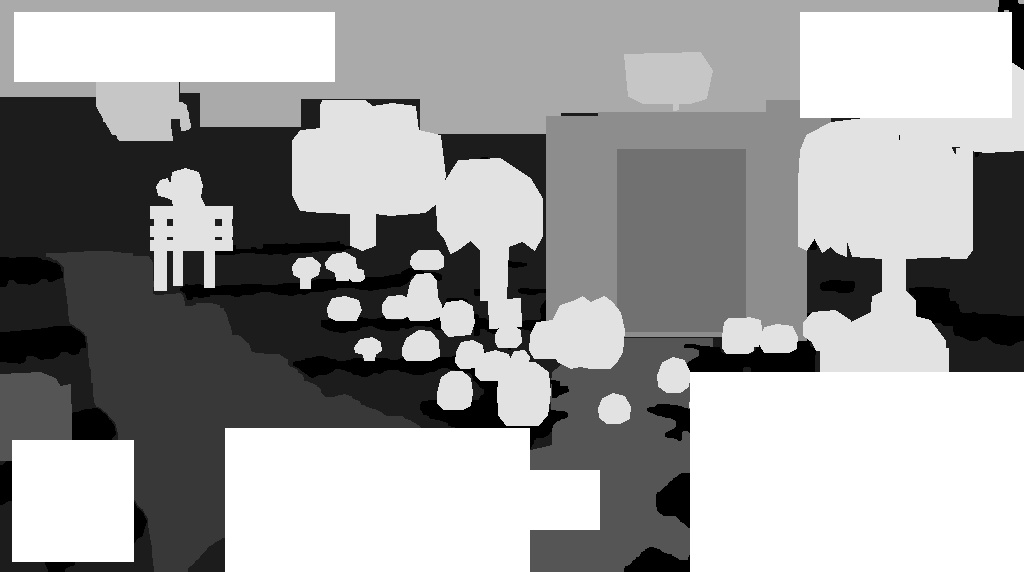
#> input picture docs/reference/cave-door-classes.png, 1024 x 572 px
$ python fit_layout.py
#> lines starting #> are read from the running program, lines starting #| are printed output that depends on the picture; after the words box and inside, x2 and y2 are one past the last pixel; in counts of white or black regions, pixels touching at a corner belong together
#!/usr/bin/env python3
"""Fit the cave's block layout to the reference painting docs/reference/cave-door.jpg.

The reference's camera is solved (docs/reference/cave-door-camera.json) and its pixels are
labelled by surface class (docs/reference/cave-door-classes.png, scripts/fp/segment_reference.py).
This script searches for the per-cell layout (top height and kind per column, ceiling slab bottom
per cell) whose rasterized class map (scripts/fp/raster_layout.py, the same camera) matches the
label image, and writes it as src/cave/layout.json.

Objective (lower is better), over the pixels whose reference class is a block surface (1 grass,
2 earth, 3 water, 4 floor, 5 door, 6 frame, 7 ceiling; props, light, HUD and hands are ignored):
  J = (1 - agreement) + EDGE_WEIGHT * edge + LIGHT_WEIGHT * (1 - light_ok) + SMOOTH * roughness
  agreement: per-class recall averaged over the 7 classes (every pixel weighted by the inverse
             frequency of its reference class, so the small classes count: door, frame, floor);
  edge:      symmetric chamfer distance in px between the reference's class boundaries and the
             raster's (exact Euclidean distance transform each way, distances capped at EDGE_CAP);
  light_ok:  the fraction of the reference's light pixels (class 8, the washed-out openings)
             where the raster shows no ceiling (a hole in the slabs, whatever shows through);
  roughness: mean |top - neighbour top| over the cell grid, a tie-breaker that keeps hidden
             cells sane and the terrain blocky rather than spiky.
The objective is kept incrementally: a candidate change to one column only re-renders the image
window its prism can touch (raster_layout's window render, exact) and only recomputes the
distance transform in that window dilated by the cap; the state is re-derived from a full
render every CHECK_EVERY evaluations and the two are compared.

Search: a guess from the labels (floor and the near pool back-projected onto y = 0, the grass
terraces from their hem lines, everything else a height-2 terrace inside height-9 walls, the back
wall and door as level.js has them), then coordinate descent over the cells in order of distance
from the eye: every candidate (top, kind) for the cell, then every slab bottom, keeping an
improvement; sweeps repeat until one changes nothing; then pairs of neighbouring cells jointly
around the cells that still disagree. Hard constraints: the spawn cell (7, 2) and its 8 neighbours
are height-2 wall (eye 3.775 = 2.175 + 1.6), nothing within 0.6 of the eye in x/z is taller, the
floor in front of the door (x -2..2, z -15..-9) is 'floor' at 0, the back wall z <= -16 is height
10 and the door opening stays free (DOOR of level.js).

Usage: fit_layout.py [--out src/cave/layout.json] [--scratch dir] [--init layout.json]
                     [--max-sweeps N] [--no-pairs] [--eval layout.json] [--quick]
  --eval only scores a layout (and writes its report), --init starts from a layout instead of the
  guess, --quick limits the candidate tops for a fast smoke run.
Writes the layout, <scratch>/<tag>-report.png (reference | reference classes | raster classes |
raster boundaries over the reference), <scratch>/<tag>-metrics.json and prints the before / after
metrics, the kind counts, the height histogram and the regions that still disagree.
"""
import argparse
import json
import math
import sys
import time
from collections import Counter
from pathlib import Path

import cv2
import numpy as np
from PIL import Image, ImageDraw

sys.path.insert(0, str(Path(__file__).resolve().parent))
from raster_layout import (BOTTOM, CEILING, DOOR, DOOR_C, EARTH, FLOOR, FRAME, GRASS, KIND_CODE,  # noqa: E402
                           KINDS, LIGHT, PREVIEW_RGB, WATER, Layout, Rasterizer, class_edges, preview)
from trace_blocks import Camera  # noqa: E402

ROOT = Path(__file__).resolve().parents[2]
REFERENCE = ROOT / 'docs/reference/cave-door.jpg'
REF_CLASSES = ROOT / 'docs/reference/cave-door-classes.png'
CAMERA = ROOT / 'docs/reference/cave-door-camera.json'
W, H = 1024, 572

# The cell box: the camera's view wedge plus the cells around and behind the eye.
X_RANGE = (-18, 10)
Z_RANGE = (-19, 5)
WALL_TOP = 9.0  # the enclosure
BACK_TOP = 10.0  # the back wall (z <= DOOR.z)
SPAWN = (7, 2)  # the player's cell; it and its 8 neighbours are height-2 wall
SPAWN_TOP = 2.0
FLOOR_BOX = ((-2, 2), (-15, -9))  # x range, z range: 'floor' at 0 in front of the door
FRAME_COLUMNS = ((-5, DOOR['z']), (-4, DOOR['z']))  # the grey seamed column left of the door (u 546-598)

TOPS = [-1.0] + [float(h) for h in range(0, 10)]
WATER_TOPS = [-1.0, -0.25] + [float(h) for h in range(0, 7)]
FLOOR_TOPS = [-1.0, -0.25, 0.0, 0.5, 1.0, 1.5, 2.0, 3.0]
FRAME_TOPS = [float(h) for h in range(1, 11)]
SLABS = [None, 7.0, 8.0]

EDGE_CAP = 24.0  # px
EDGE_WEIGHT = 0.02  # J per px of mean edge distance
LIGHT_WEIGHT = 0.5 / 7  # the light-openings term, half a class's worth
SMOOTH = 1.5e-5  # J per unit of mean |top - neighbour top|
MIN_GAIN = 1e-6
CHECK_EVERY = 500  # evaluations between full re-derivations of the incremental state

VALID_CLASSES = (GRASS, EARTH, WATER, FLOOR, DOOR_C, FRAME, CEILING)
KIND_NAMES = ['none', 'grass', 'earth', 'water', 'floor', 'door', 'frame', 'ceiling', 'light', 'prop', 'mask']


# ----------------------------------------------------------------------------------------------
# Reference
# ----------------------------------------------------------------------------------------------
def dist_capped(edges):
    """Exact Euclidean distance to the nearest edge pixel, capped at EDGE_CAP (float32)."""
    d = cv2.distanceTransform((~edges).astype(np.uint8), cv2.DIST_L2, cv2.DIST_MASK_PRECISE)
    return np.minimum(d, EDGE_CAP).astype(np.float32)


def class_boundaries(classes, valid):
    """Boundaries between valid pixels of different classes (marked on the left/upper pixel)."""
    e = np.zeros(classes.shape, bool)
    d = (classes[:, 1:] != classes[:, :-1]) & valid[:, 1:] & valid[:, :-1]
    e[:, :-1] |= d
    d = (classes[1:, :] != classes[:-1, :]) & valid[1:, :] & valid[:-1, :]
    e[:-1, :] |= d
    return e


class Reference:
    def __init__(self, classes_png=REF_CLASSES):
        self.classes = cv2.imread(str(classes_png), cv2.IMREAD_UNCHANGED)
#> self.classes is the input picture: shape (572, 1024); min 1, max 10, mean 6.56
        assert self.classes is not None and self.classes.shape == (H, W), classes_png
        ref = self.classes
        self.valid = np.isin(ref, VALID_CLASSES)
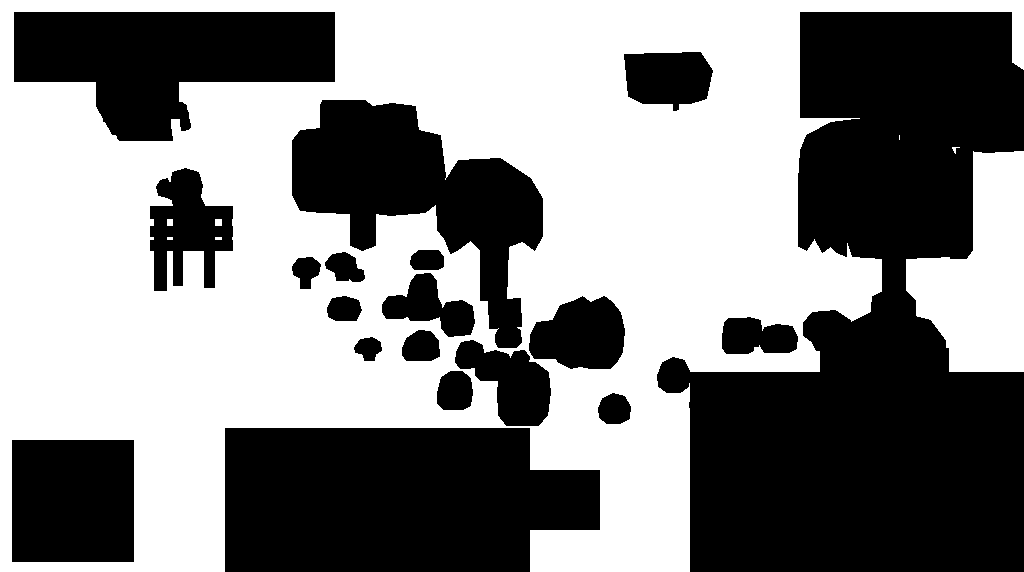
#> self.valid: shape (572, 1024) bool; 53.2% white; 19 black regions, largest, box (x1, y1, x2, y2) and area: (657, 12, 1024, 572) 125303, (225, 428, 600, 572) 48120, (14, 12, 335, 141) 27111
        counts = np.array([(ref[self.valid] == c).sum() for c in range(11)], float)
#> counts = [0, 27326, 95594, 42141, 28553, 23173, 31361, 63459, 0, 0, 0]
        self.counts = counts
#> self.counts has the same summary as counts
        w = np.zeros(11)
        for c in VALID_CLASSES:
            w[c] = 1.0 / (len(VALID_CLASSES) * max(counts[c], 1))
#> after the loop, w = [0, 5.23e-06, 1.49e-06, 3.39e-06, 5e-06, 6.16e-06, 4.56e-06, 2.25e-06, 0, 0, 0]
        self.weight = (w[ref] * self.valid).astype(np.float64)  # per pixel; sums to 1 over the valid pixels
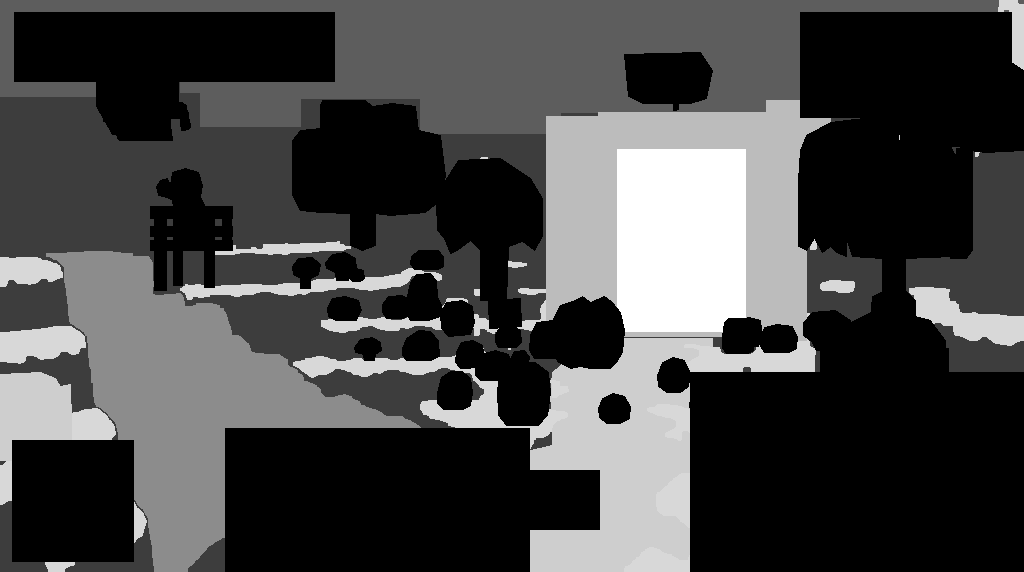
#> self.weight: shape (572, 1024) float64; min 0, max 6.16e-06, mean 1.71e-06; drawn with min black and max white
        self.light = ref == LIGHT
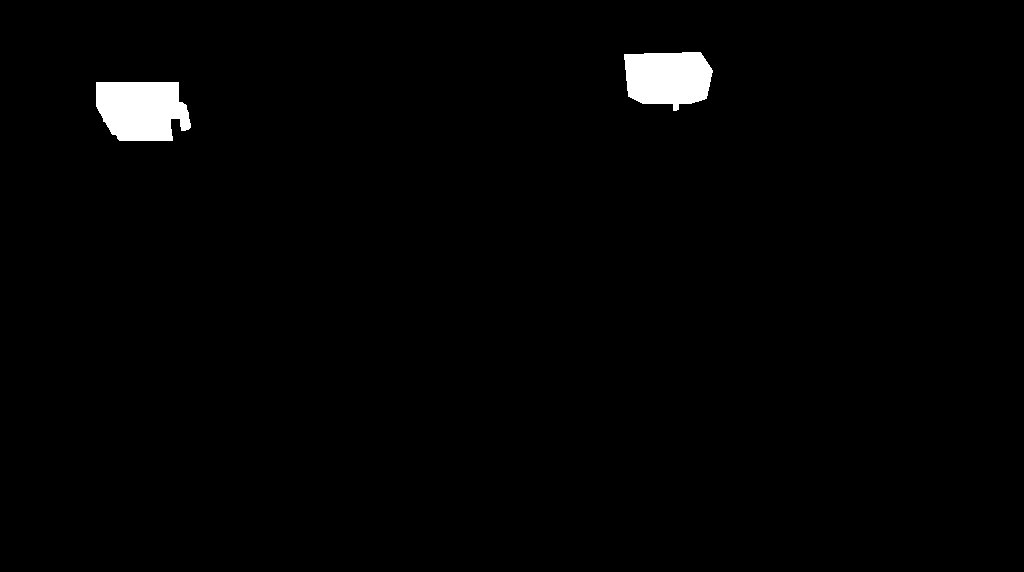
#> self.light: shape (572, 1024) bool; 1.5% white; 2 white regions, box (x1, y1, x2, y2) and area: (96, 82, 191, 141) 4641, (624, 52, 713, 111) 4146
        self.n_light = max(int(self.light.sum()), 1)
#> self.n_light = 8787
        self.edges = class_boundaries(ref, self.valid)
#> in class_boundaries, `d = (classes[:, 1:] != classes[:, :-1]) & valid[:, 1:] & valid[:, :-1]`: d: shape (572, 1023) bool; 0.41% white in thin lines or dots
#> in class_boundaries, `e[:, :-1] |= d`: e: shape (572, 1024) bool; 0.41% white in thin lines or dots
#> in class_boundaries, `d = (classes[1:, :] != classes[:-1, :]) & valid[1:, :] & valid[:-1, :]`:
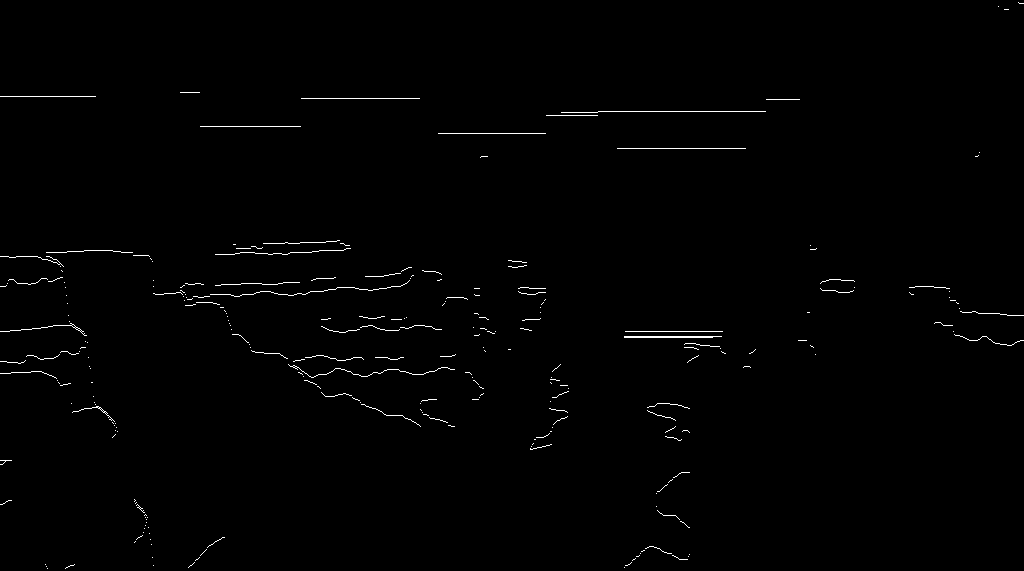
#> d: shape (571, 1024) bool; 0.75% white in thin lines or dots
#> in class_boundaries, `e[:-1, :] |= d`:
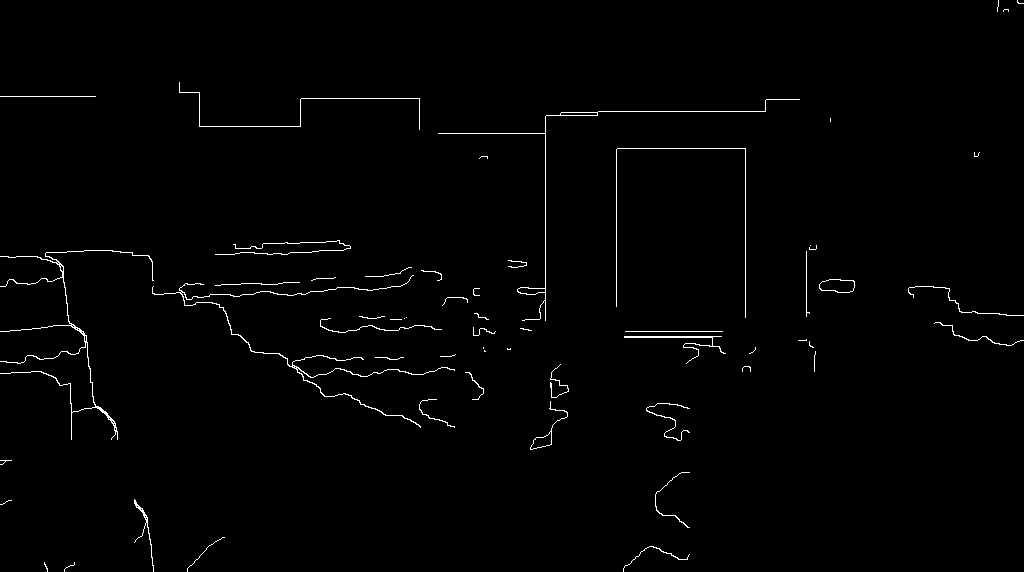
#> e: shape (572, 1024) bool; 1.1% white in thin lines or dots
        self.dist = dist_capped(self.edges)
#> in dist_capped, `d = cv2.distanceTransform((~edges).astype(np.uint8), cv2.DIST_L2, cv2...`:
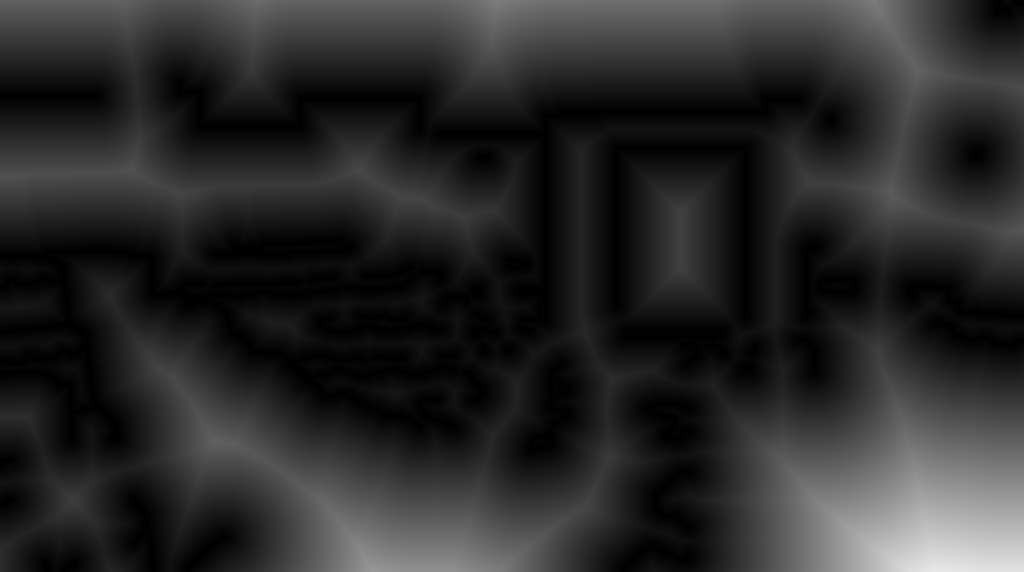
#> d: shape (572, 1024) float32; min 0, max 233.3, mean 42.4
#> in dist_capped, `return np.minimum(d, EDGE_CAP).astype(np.float32)`:
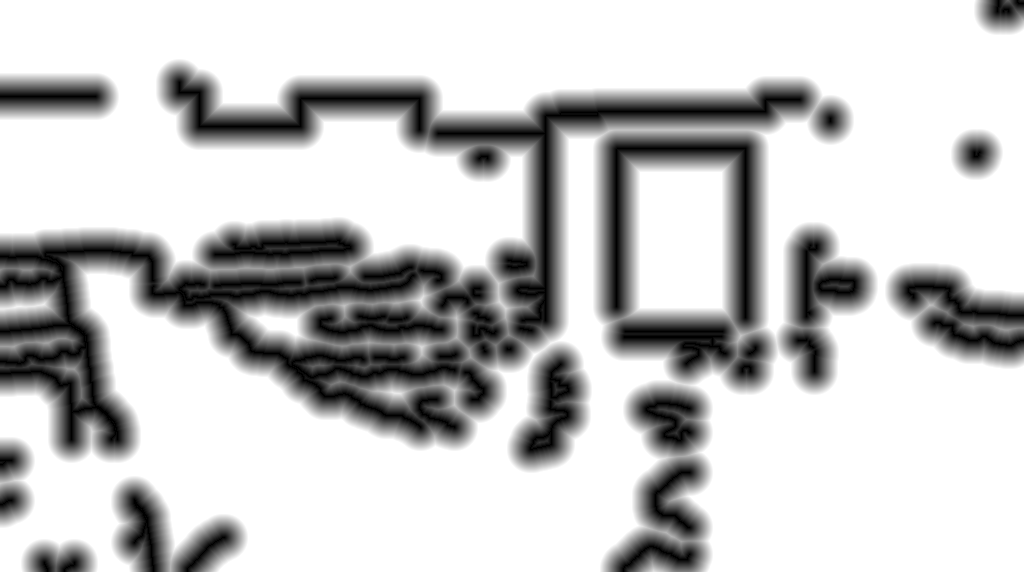
#> returned value: shape (572, 1024) float32; min 0, max 24, mean 18.7; drawn with min black and max white
        self.n_edges = max(int(self.edges.sum()), 1)
#> self.n_edges = 6353

    # [17 lines left out: functions per_class, roughness, not called in this run]


def _clip(box, pad):
    u0, v0, u1, v1 = box
    return max(u0 - pad, 0), max(v0 - pad, 0), min(u1 + pad, W), min(v1 + pad, H)


def _sub(a, box):
    u0, v0, u1, v1 = box
    return a[v0:v1, u0:u1]


def _rel(inner, outer):
    """inner box as slices relative to outer box."""
    return slice(inner[1] - outer[1], inner[3] - outer[1]), slice(inner[0] - outer[0], inner[2] - outer[0])


class State:
    """The objective's terms for a class map, updated incrementally per window."""

    # [21 lines left out: functions __init__, objective, not called in this run]

    def score(self):
        return self.objective(self.ref, self.agree, self.r2r, self.n_ras, self.r2f, self.light, self.rough)

    # [51 lines left out: functions propose, accept, not called in this run]


# ----------------------------------------------------------------------------------------------
# The mutable layout
# ----------------------------------------------------------------------------------------------
class Model:
    """A Layout over the cell box whose arrays are edited in place (top, kind, slab bottom)."""

    # [12 lines left out: function __init__, not called in this run]

    # -- access
    def ij(self, x, z):
        return x - self.L.x0, z - self.L.z0

    def get(self, x, z):
        i, j = self.ij(x, z)
        return float(self.L.top[i, j]), KINDS[self.L.kind[i, j]]

    # [15 lines left out: functions slab, set, set_slab, not called in this run]

    def cells(self):
        return [(x, z) for x in range(X_RANGE[0], X_RANGE[1] + 1) for z in range(Z_RANGE[0], Z_RANGE[1] + 1)]

    def inside(self, x, z):
        return X_RANGE[0] <= x <= X_RANGE[1] and Z_RANGE[0] <= z <= Z_RANGE[1]

    def render(self, want_ids=False, window=None):
        return self.R.render(self.L, want_ids=want_ids, window=window)

    def rough(self):
        return roughness(self.L.top, self.L.exists)

    # -- the image window a cell's column can affect (its prism's projection, BOTTOM..SLAB_TOP)
    # [129 lines left out: functions window, to_json, load, apply_constraints, near_eye, backproject_cells and 1 more, not called in this run]


# ----------------------------------------------------------------------------------------------
# Search
# ----------------------------------------------------------------------------------------------
class Fitter:
    # [6 lines left out: function __init__, not called in this run]

    @property
    def cur(self):
        return self.state.classes, self.state.score()

    # [273 lines left out: functions refresh, evaluate, classes_in_window, candidates, hidden, try_cell and 10 more, not called in this run]


def main():
    ap = argparse.ArgumentParser()
    ap.add_argument('--out', default=str(ROOT / 'src/cave/layout.json'))
    ap.add_argument('--scratch', default=str(ROOT / 'docs/reference'))
    ap.add_argument('--init', default=None, help='start from this layout JSON instead of the flat guess')
    ap.add_argument('--eval', default=None, help='only score this layout JSON and write its report')
    ap.add_argument('--max-sweeps', type=int, default=6)
    ap.add_argument('--no-pairs', action='store_true')
    ap.add_argument('--pair-budget', type=float, default=600)
    ap.add_argument('--quick', action='store_true')
    ap.add_argument('--tag', default='fit')
    args = ap.parse_args()
    scratch = Path(args.scratch)
    scratch.mkdir(parents=True, exist_ok=True)
    log_path = scratch / f'{args.tag}.log'
    log_f = open(log_path, 'a')

    # [4 lines left out: function log, not called in this run]

    ref = Reference()
#> (the run stopped early here; a loop or call above may not have finished)
